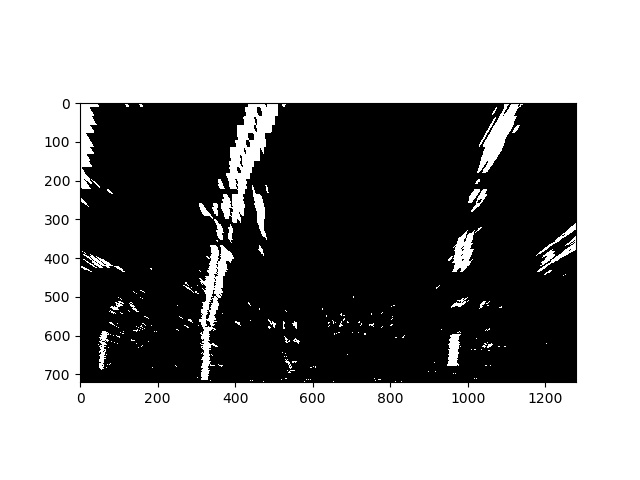
#> input picture examples/bi.jpg, 640 x 480 px
$ python -i lane_detector.py   (imports and definitions only)
#> lines starting #> are read from the running program, lines starting #| are printed output that depends on the picture; after the words box and inside, x2 and y2 are one past the last pixel; in counts of white or black regions, pixels touching at a corner belong together
import numpy as np
import cv2
import os
import matplotlib.pyplot as plt
import matplotlib.image as mpimg


# Camera calibration parameters
# Camera matrix
c_mtx = np.array(
	[[1.15396091e+03, 0.00000000e+00, 6.69706056e+02],
 	[0.00000000e+00, 1.14802495e+03, 3.85655654e+02],
 	[0.00000000e+00, 0.00000000e+00, 1.00000000e+00]]
 	)
# Distortion coefficients
dist = np.array(
	[[ -2.41016964e-01, -5.30788794e-02, -1.15812035e-03,
	-1.28281652e-04, 2.67259026e-02]]
    )


# Helper functions
def bgr2rgb(image):
    """Convert from BGR to RGB."""

    return cv2.cvtColor(image, cv2.COLOR_BGR2RGB)


# [36 lines left out: functions pltimshow, undistort, not called in this run]


# define a color thresholding function
def color_thresholding(
    img, ch_type='rgb',
    binary=True, plot=False,
    thr=(220, 255), save_path=None):
    """Apply color thresholding.

    Arg:
        img (numpy array): numpy image array, should be in `RGB`
            color space, NOT in `BGR`.

        ch_type (str): can be 'rgb', 'hls', 'hsv', 'yuv', 'ycrcb',
            'lab', 'luv'.

        binary (bool): If `True` then show and returns binary
            images. If not, returns original images in defined
            color spaces.

        plot: If `True`, shows images.

        thr: min, max value for threasholding.

        save_path: if defines, saves figures.
    """
    # get channels
    if ch_type is 'hls':
        img = cv2.cvtColor(img, cv2.COLOR_RGB2HLS)
    elif ch_type is 'hsv':
        img = cv2.cvtColor(img, cv2.COLOR_RGB2HSV)
    elif ch_type is 'yuv':
        img = cv2.cvtColor(img, cv2.COLOR_RGB2YUV)
    elif ch_type is 'ycrcb':
        img = cv2.cvtColor(img, cv2.COLOR_RGB2YCrCb)
    elif ch_type is 'lab':
        img = cv2.cvtColor(img, cv2.COLOR_RGB2Lab)
    elif ch_type is 'luv':
        img = cv2.cvtColor(img, cv2.COLOR_RGB2Luv)

    img_ch1 = img[:,:,0]
    img_ch2 = img[:,:,1]
    img_ch3 = img[:,:,2]

    # apply thresholding
    bin_ch1 = np.zeros_like(img_ch1)
    bin_ch2 = np.zeros_like(img_ch2)
    bin_ch3 = np.zeros_like(img_ch3)

    bin_ch1[(img_ch1 > thr[0]) & (img_ch1 <= thr[1])] = 1
    bin_ch2[(img_ch2 > thr[0]) & (img_ch2 <= thr[1])] = 1
    bin_ch3[(img_ch3 > thr[0]) & (img_ch3 <= thr[1])] = 1

    if binary:
        imrep_ch1 = bin_ch1
        imrep_ch2 = bin_ch2
        imrep_ch3 = bin_ch3
    else:
        imrep_ch1 = img_ch1
        imrep_ch2 = img_ch2
        imrep_ch3 = img_ch3
    if plot:
        n_rows = 2
        n_cols = 3
        fig, axarr = plt.subplots(
            n_rows, n_cols,
            figsize=(n_cols * 5, n_rows * 3),
            subplot_kw={'xticks': [], 'yticks': []})
        axarr[0, 0].imshow(img_ch1, cmap='gray')
        axarr[0, 0].set_title('original ' + ch_type + ' space: ch1')
        axarr[0, 1].imshow(img_ch2, cmap='gray')
        axarr[0, 1].set_title('original ' + ch_type + ' space: ch2')
        axarr[0, 2].imshow(img_ch3, cmap='gray')
        axarr[0, 2].set_title('original ' + ch_type + ' space: ch3')

        axarr[1, 0].imshow(imrep_ch1, cmap='gray')
        axarr[1, 0].set_title('binary ' + ch_type + ' space: ch1')
        axarr[1, 1].imshow(imrep_ch2, cmap='gray')
        axarr[1, 1].set_title('binary ' + ch_type + ' space: ch2')
        axarr[1, 2].imshow(imrep_ch3, cmap='gray')
        axarr[1, 2].set_title('binary ' + ch_type + ' space: ch3')
        plt.show()
        plt.close()

    if save_path is not None:
        if not os.path.exists(save_path):
            os.makedirs(save_path)
        plt.imsave(save_path + '/' + ch_type + '_ch1.png', imrep_ch1, cmap='gray')
        plt.imsave(save_path + '/' + ch_type + '_ch2.png', imrep_ch2, cmap='gray')
        plt.imsave(save_path + '/' + ch_type + '_ch3.png', imrep_ch3, cmap='gray')

    return imrep_ch1, imrep_ch2, imrep_ch3


# [104 lines left out: functions explore_img_color_thr, compare_2img_color_thr, not called in this run]


# write a masking function for defining a region of interest
def region_of_interest(img, points):
    """Mask the region of interest

    Only keeps the region of the image defined by the polygon
    formed from `points`. The rest of the image is set to black.

    Args:
        img: numpy array representing the image.
        points: verticies, example:
            [[(x1, y1), (x2, y2), (x4, y4), (x3, y3)]]
    """
    # define empty binary mask
    mask = np.zeros_like(img)

    # define a mask color to ignore the masking area
    # if there are more than one color channels consider
    # the shape of ignoring mask color
    if len(img.shape) > 2:
        n_chs = img.shape[2]
        ignore_mask_color = (255,) * n_chs
    else:
        ignore_mask_color = 255

    # define unmasking region
    cv2.fillPoly(mask, points, ignore_mask_color)

    # mask the image
    masked_img = cv2.bitwise_and(img, mask)

    return masked_img


# define a perspective transformation function
def birds_eye_transform(img, points, offsetx):
    """Transforms the viewpoint to a bird's-eye view.

    Applies a perspective transformation. Returns
    the inverse matrix and the warped destination
    image.

    Args:
        img: A numpy image array.
        points: A list of four points to be flattened.
            Example: points = [[x1,y1], [x2,y2], [x4,y4], [x3,y3]].
        offsetx: offset value for x-axis.
    """

    img_size = img[:,:,0].shape[::-1]

    # get the region of interest
    img = region_of_interest(img, np.array([points]))

    src = np.float32(
        [
            points[0],
            points[1],
            points[2],
            points[3],
        ])

    pt1 = [offsetx, 0]
    pt2 = [img_size[0] - offsetx, 0]
    pt3 = [img_size[0] - offsetx, img_size[1]]
    pt4 = [offsetx, img_size[1]]
    dst = np.float32([pt1, pt2, pt3, pt4])

    mtx = cv2.getPerspectiveTransform(src, dst)
    invmtx = cv2.getPerspectiveTransform(dst, src)

    warped = cv2.warpPerspective(img, mtx, img_size)

    return invmtx, warped


# Define a function to combine color thresholding
def combined_color_thresholding(
    img, thr_rgb=(230,255), thr_hsv=(230,255), thr_luv=(157,255)):
    """Combines color thresholding on different channels

    Returns a combined binary mask.

    Args:
        img: Numpy image array, should be in `RGB` color
            space.

        thr_rgb: min and max thresholding values for RGB color
            space.

        thr_hsv: min and max thresholding values for HSV color
            space.

        thr_luv: min and max thresholding values for LUV color
            space.
    """

    bin_rgb_ch1, bin_rgb_ch2, bin_rgb_ch3 =\
        color_thresholding(img, ch_type='rgb', thr=thr_rgb)

    bin_hsv_ch1, bin_hsv_ch2, bin_hsv_ch3 =\
    color_thresholding(img, ch_type='hsv', thr=thr_hsv)

    bin_luv_ch1, bin_luv_ch2, bin_luv_ch3 =\
    color_thresholding(img, ch_type='luv', thr=thr_luv)

    binary = np.zeros_like(bin_rgb_ch1)
    binary[
        (bin_rgb_ch1 == 1)
        | (bin_hsv_ch3 == 1)
        | (bin_luv_ch3 == 1)
        ] = 1

    return binary


def search_lane(warped_list, n_stepsy=9, n_stepsx=2, std_max=5., min_samp=50):
    """Search binary images to detect lane lines.

    Takes the top-view (warped) image as input, applies color
    thresholding to get a binary representation. Searches binary
    image with sliding windows and detects lane pixels. In the
    sliding window, if the standart deviation value for the white
    pixels is lower than a threshold, detects as line pixels and
    appends to result.

    returns an output image and the fitting parameters.

    Args:
        warped_list (list): list of numpy arrays representing the two top-view road images.
            Images should be in RGB format. One image is original, second one is histogram
            equalization is applied for severe shadow conditions.

        n_stepsy (int): number of slides on y-axis.

        n_stepsx (int): number of slides on x-axis (n_stepsx >= 2).

        std_max (float): Float to represent the maximum value of
            standart deviation.

        min_samp (int): minimum number of white pixels to considering
            to check if lane or not.
    """

    def stdx(binary_window, starty=0, startx=0):
        """Computes mean and standart deviation of a binary window.

        Computes and returns the standart deviation value of lane pixels
        in the binary search window, along x-axis. Also returns number of
        samples (number of white pixels in this case) and the lists of the
        absolute position of white pixels (absolute x and y coordinates of
        lane pixels) in the whole binary image.

        Args:
            binary_window: An numpy array to represent a small,
                rectangular portion of an image as a sliding
                search window/kernel.

            startx: integer to represent window position start
                value on x-axis.

            starty: integer to represent window position start
                value on y-axis.

        """
        y, x = binary_window.nonzero()
        # get absolute coordinates in whole image
        y_absolute = y + starty
        x_absolute = x + startx
        n_samples = len(x) # number of samples
        x = x + 1
        if n_samples > 0:
            std = x.std()
        else:
            std = np.inf
        return n_samples, std, x_absolute.tolist(), y_absolute.tolist()


    ######################################################
    ### additional improvement for challenge videos    ###
    ######################################################
    def clean_inds(lane_ind_list, peak_list, threshold=50):
        """Clean noise from detected lane pixels."""

        #avg_peaks = np.sum(peak_list) // len(peak_list)
        x_inds = np.array(lane_ind_list[0])
        y_inds = np.array(lane_ind_list[1])
        # [5 lines of commented-out code are left out]

        return x_inds, y_inds


    warped, warped_histeq = warped_list

    if n_stepsx < 2:
        n_stepsx = 2
    offsety = warped.shape[0] // n_stepsy
    offsetx = warped.shape[1] // n_stepsx
    halfx = warped.shape[1] // 2

    margin = 50 # margin of detected cluster squares (just to draw a rectangle).

    # define output images for visualization
    out_img = np.zeros_like(warped)

    # list left and right lane indices
    left_lane_inds = [[],[]]
    right_lane_inds = [[],[]]

    # get binary images list
    binary_images = []

    # thresholds for combined color thresholding
    thr_hsv = (230,255)
    thr_luv = (157,255)
    thr_rgb_list = [
        (230, 255),
        (185, 230)
    ]
    for thr_rgb in thr_rgb_list:
        binary = combined_color_thresholding(
            warped, thr_rgb=thr_rgb, thr_hsv=thr_hsv, thr_luv=thr_luv)
        binary_images.append(binary)

    ######################################################
    ### additional improvement for severe shadow cases ###
    ######################################################
    bin_hsv_ch1, bin_hsv_ch2, bin_hsv_ch3 =\
        color_thresholding(warped_histeq, ch_type='hsv', thr=(0, 60), plot=False)
    # add binary image of H channel for severe shadow conditions
    binary_images.append(bin_hsv_ch1)
    thr_rgb_list = [
        (195, 255),
        (180, 255),
        (150, 200)
    ]
    for thr_rgb in thr_rgb_list:
        binary = combined_color_thresholding(
            warped_histeq, thr_rgb=thr_rgb, thr_hsv=(0,0), thr_luv=(0,0))
        binary_images.append(binary)

    img_size = (warped.shape[0], warped.shape[1])
    peaks_left = []
    peaks_right = []
    peak_left_prev = 522
    peak_right_prev = 800
    for i in range(n_stepsy):
        endy = img_size[0] - i*offsety
        starty = img_size[0] - (i+1)*offsety

        left_res, right_res = False, False
        for binary in binary_images:

            for j in range(n_stepsx):
                startx = j * offsetx
                endx = (j+1) * offsetx

                window = binary[starty:endy,startx:endx]

                n_samples, std, x, y = stdx(window, starty, startx)

                if startx < halfx:
                    found_flag = left_res
                else:
                    found_flag = right_res

                if (std < std_max) & (n_samples > min_samp) & (not found_flag):
                    histogram = np.sum(window, axis=0)
                    peak_base = np.argmax(histogram) + startx
                    winx_start = peak_base - margin
                    winx_end = peak_base + margin
                    # append x and y coors for detected lane pixels
                    # decide if left or right lane pixels
                    if peak_base < halfx:
                        color = (0,0,255)
                        if np.abs(peak_base - peak_left_prev) < 70:
                            peak_left_prev = peak_base
                            peaks_left.append(peak_base)
                            left_res = True
                            left_lane_inds[0].extend(x)
                            left_lane_inds[1].extend(y)
                            color = (255,0,0)
                    else:
                        color = (0,0,255)
                        if np.abs(peak_base - peak_right_prev) < 70:
                            peak_right_prev = peak_base
                            peaks_right.append(peak_base)
                            right_res = True
                            right_lane_inds[0].extend(x)
                            right_lane_inds[1].extend(y)
                            color = (0,255,0)
                    # draw output image
                    out_img[y,x,:] = 255
                    cv2.rectangle(
                        out_img,
                        (winx_start,starty),
                        (winx_end,endy),
                        color, 2)

            if left_res & right_res:
                # update midpoint of lanes (current_halfx)
                halfx = peaks_left[-1] + (peaks_right[-1]-peaks_left[-1])//2
                break

    # clean indices
    left_inds_x, left_inds_y = clean_inds(left_lane_inds, peaks_left, threshold=50)
    right_inds_x, right_inds_y = clean_inds(right_lane_inds, peaks_right, threshold=50)

    return out_img, left_inds_x, left_inds_y, right_inds_x, right_inds_y


# define a function for fitting and measurements
def fit_lane(lane_img, left_lane_inds, right_lane_inds):
    """Fit lane lines and do the measurements."""

    left_inds_x, left_inds_y = left_lane_inds
    right_inds_x, right_inds_y = right_lane_inds

    res = False
    marked_lane_img = None
    filled_lane_img = None
    fit_lane_img = None
    avg_curve_radi = None
    if (len(left_inds_x) > 0) & (len(left_inds_y) > 0)\
        & (len(right_inds_x) > 0) & (len(right_inds_y) > 0):

        res = True
        # fit
        # 2 degree polynomial
        # we will fit y, rather than x just because most x values may
        # be the same for different y values (f(y)=Ay^2+By+C).
        left_fit = np.polyfit(left_inds_y, left_inds_x, 2)
        right_fit = np.polyfit(right_inds_y, right_inds_x, 2)

        # generate x and y values for plotting
        ploty = np.linspace(0, lane_img.shape[0]-1, lane_img.shape[0])
        left_fitx = left_fit[0]*ploty**2 + left_fit[1]*ploty + left_fit[2]
        right_fitx = right_fit[0]*ploty**2 + right_fit[1]*ploty + right_fit[2]

        # mark and fill detected lanes
        # mark first
        zeros_img = np.zeros_like(lane_img[:,:,0]).astype(np.uint8)
        marked_lane_img = np.dstack((zeros_img, zeros_img, zeros_img))
        # Generate a polygon to illustrate the search window area
        # And recast the x and y points into usable format for cv2.fillPoly()
        mark_margin = 10
        left_line_window1 =\
            np.array([np.transpose(np.vstack([left_fitx-mark_margin, ploty]))])
        left_line_window2 =\
            np.array([np.flipud(np.transpose(np.vstack([left_fitx+mark_margin, ploty])))])
        left_line_pts = np.hstack((left_line_window1, left_line_window2))
        right_line_window1 =\
            np.array([np.transpose(np.vstack([right_fitx-mark_margin, ploty]))])
        right_line_window2 =\
            np.array([np.flipud(np.transpose(np.vstack([right_fitx+mark_margin, ploty])))])
        right_line_pts = np.hstack((right_line_window1, right_line_window2))
        # Draw the lane onto the warped blank image
        cv2.fillPoly(marked_lane_img, np.int_([left_line_pts]), (0,255, 0))
        cv2.fillPoly(marked_lane_img, np.int_([right_line_pts]), (0,255, 0))
        marked_lane_img = cv2.addWeighted(lane_img, 1, marked_lane_img, 0.4, 0)

        # mark and fill
        filled_lane_img = np.dstack((zeros_img, zeros_img, zeros_img))
        # recast x and y to usable format
        pts_left = np.array([np.transpose(np.vstack([left_fitx, ploty]))])
        pts_right = np.array([np.flipud(np.transpose(np.vstack([right_fitx, ploty])))])
        pts = np.hstack((pts_left, pts_right))
        # Draw the lane onto the warped blank image
        cv2.fillPoly(filled_lane_img, np.int_([pts]), (208, 255, 64))

        # measure the radious of the curvature
        # choose the max y value
        y_eval = np.max(ploty)
        # To apply pixel to meter conversion we will consider
        # lane is about 3.7 meters wide and 30 meters long.
        ym_per_pix = 30/720 # meters per pixel in y dimension
        xm_per_pix = 3.7/200 # meters per pixel in x dimension
        left_fit_cr = np.polyfit(
            left_inds_y*ym_per_pix, left_inds_x*xm_per_pix, 2)
        right_fit_cr = np.polyfit(
            right_inds_y*ym_per_pix, right_inds_x*xm_per_pix, 2)
        left_curverad = (
            (1 + (2*left_fit_cr[0]*y_eval*ym_per_pix + left_fit_cr[1])**2)**1.5)\
            / np.absolute(2*left_fit_cr[0])
        right_curverad = (
            (1 + (2*right_fit_cr[0]*y_eval*ym_per_pix + right_fit_cr[1])**2)**1.5)\
            / np.absolute(2*right_fit_cr[0])
        avg_curve_radi = (left_curverad+right_curverad)*0.5 # in meters

    return res, marked_lane_img, filled_lane_img, avg_curve_radi


# A helper function to combine resulting images and add text
# [26 lines left out: function combine_output, not called in this run]


def lane_detector(image, c_mtx=None, dist=None, std_max=15., min_samp=30):
    """Detect the lane and do the measurements.

    Steps:
    * Takes an image of road as the input.
    * Undistort the image with camera calibration.
    * Transforms the region of interest into bird's-eye view,
        gets a top-view of the road. Also returns this image.
    * Applies color thresholding to get a binary representation
        of lane lines.
    * Detects the lane line pixels and fits a second order polynomial
        to those pixel coordinates. Returns the output image.
    * Measures the curvature radius of the lane and the position of
        the car in the lane and returns the results.
    * Colors the lane, transforms back to it's previous viewpoint
        and returns the final output image.

    Args:
        image: original road image in BGR colors, read with
            `cv2.imread`.

        c_mtx: Camera matrix for camera calibration.

        dist: Distortion coefficients for camera calibration.

        std_max: Float to represent maximum standard deviation of
            white pixel clusters to consider if they are lane pixels
            or not.

        min_samp: Integer to represent minimum number of white pixels
            required to consider if they are lane line pixels or not.
    """

    output_images = []
    measurements = []

    if (c_mtx is not None) & (dist is not None):
    	# undistort the raw image with camera calibration
    	image = undistort(image, c_mtx, dist)

    # source points for the top-view transformation
    points = np.array([
        [580, 457],
        [700, 457],
        [1280, 720],
        [0, 720],
        ])

    birds_eye_offsetx = 430
    # get top-view image (warped) and the inverse matrix (invmtx)
    invmtx, warped = birds_eye_transform(image, points, offsetx=birds_eye_offsetx)

    ######################################################
    ### additional improvement for severe shadow cases ###
    ######################################################
    ch1 = image[:,:,0] # blue channel
    ch2 = image[:,:,1] # green channel
    ch3 = image[:,:,2] # red channel
    # apply histogram equalization
    equ1 = cv2.equalizeHist(ch1)
    equ2 = cv2.equalizeHist(ch2)
    equ3 = cv2.equalizeHist(ch3)
    # combine channels back (in BGR order)
    histeq = np.dstack((equ1,equ2,equ3))
    # also get top-view of histeq
    _, warped_histeq = birds_eye_transform(histeq, points, offsetx=birds_eye_offsetx)

    # list histeq and warped
    warped_list = [bgr2rgb(warped), bgr2rgb(warped_histeq)]
    ######################################################

    # search lane pixels
    lane_lines, left_inds_x, left_inds_y, right_inds_x, right_inds_y =\
        search_lane(warped_list, n_stepsy=36, n_stepsx=2, std_max=std_max, min_samp=min_samp)

    # fit
    res, marked_lane_img, filled_lane_img, curve_radi =\
        fit_lane(lane_lines, (left_inds_x, left_inds_y), (right_inds_x, right_inds_y))

    # unwrap, get back to prev viewpoint and output the final image.
    img_size = image[:,:,0].shape[::-1]
    if res:
        unwarped = cv2.warpPerspective(filled_lane_img, invmtx, img_size)
        result_img = cv2.addWeighted(image, 1, unwarped, 0.5, 0)
    else:
        result_img = image

    output_images.append(warped)
    output_images.append(lane_lines)
    output_images.append(marked_lane_img)
    output_images.append(filled_lane_img)
    output_images.append(result_img)
    measurements.append(curve_radi)

    return output_images, measurements

>>> import cv2
>>> picture = cv2.imread('examples/bi.jpg')
#> picture is the input picture: shape (480, 640, 3); min 0, max 255, mean 146.5
>>> result = lane_detector(picture)
#> in region_of_interest, `cv2.fillPoly(mask, points, ignore_mask_color)`:
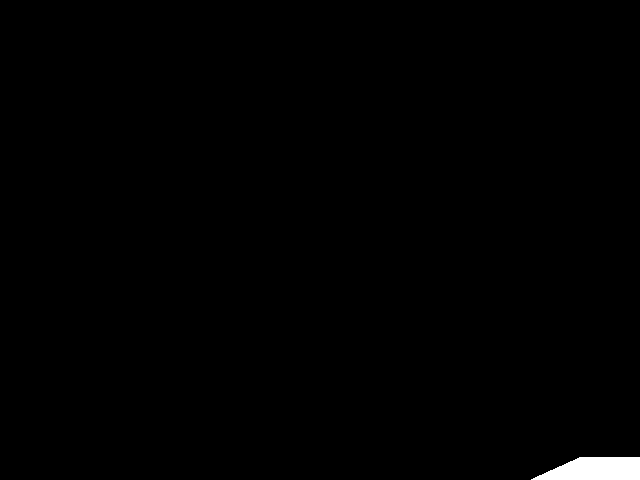
#> mask: shape (480, 640, 3); 0.64% white; 1 white region, box (x1, y1, x2, y2) and area: (531, 457, 640, 480) 1957
#> in birds_eye_transform, `warped = cv2.warpPerspective(img, mtx, img_size)`:
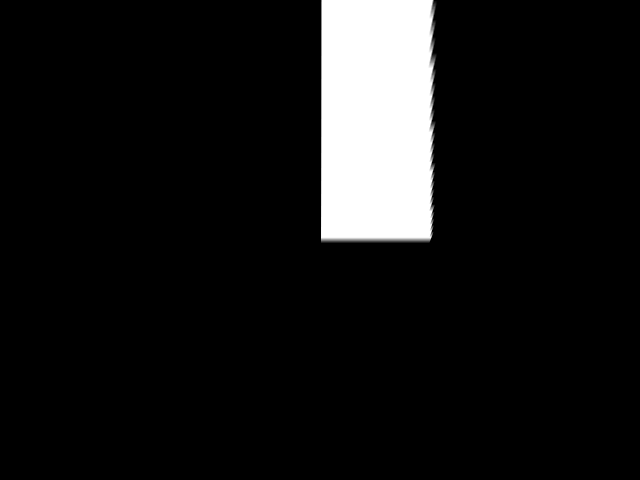
#> warped: shape (480, 640, 3); min 0, max 255, mean 22.2
#> in lane_detector, `invmtx, warped = birds_eye_transform(image, points, offsetx=birds_eye_..`: invmtx = [[-0.545, -1.21, 814.5], [2.8e-16, -0.811, 457], [6.13e-19, -0.00189, 1]]
#> in lane_detector, `equ1 = cv2.equalizeHist(ch1)`:
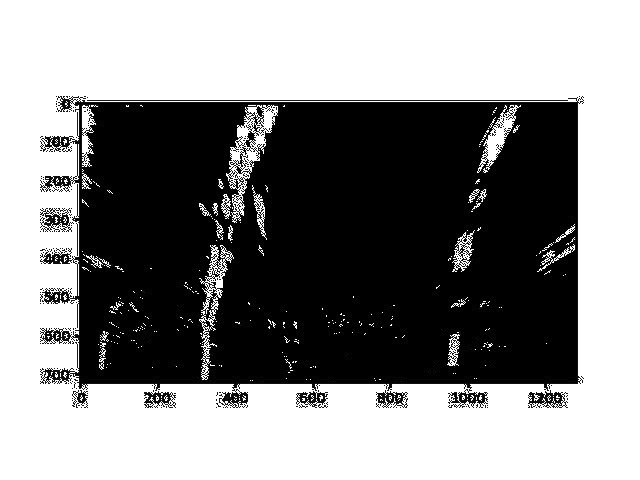
#> equ1: shape (480, 640); min 0, max 255, mean 139.7
#> the loop in search_lane, `for thr_rgb in thr_rgb_list:` made 2 passes
#> pass 1, in combined_color_thresholding, `bin_rgb_ch1, bin_rgb_ch2, bin_rgb_ch3 =\ color_thresholding(img, ch_ty..`:
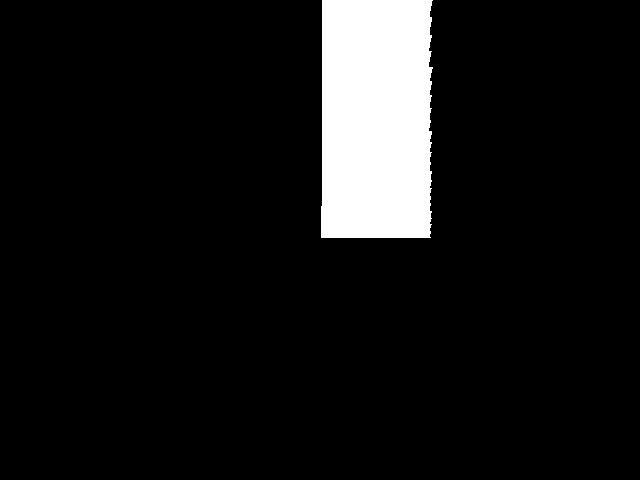
#> bin_rgb_ch1: shape (480, 640); values 0 (black) and 1 (white), 8.4% white; 1 white region, box (x1, y1, x2, y2) and area: (321, 0, 433, 238) 25910
#> after the loop in search_lane, `for thr_rgb in thr_rgb_list:`: binary_images = 2 items
#> (the rest of the program and of its run is left out)
